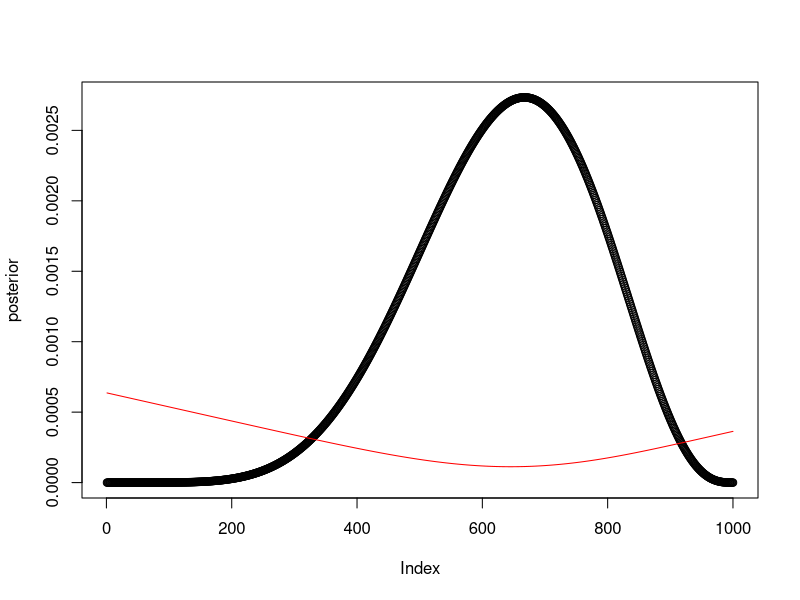
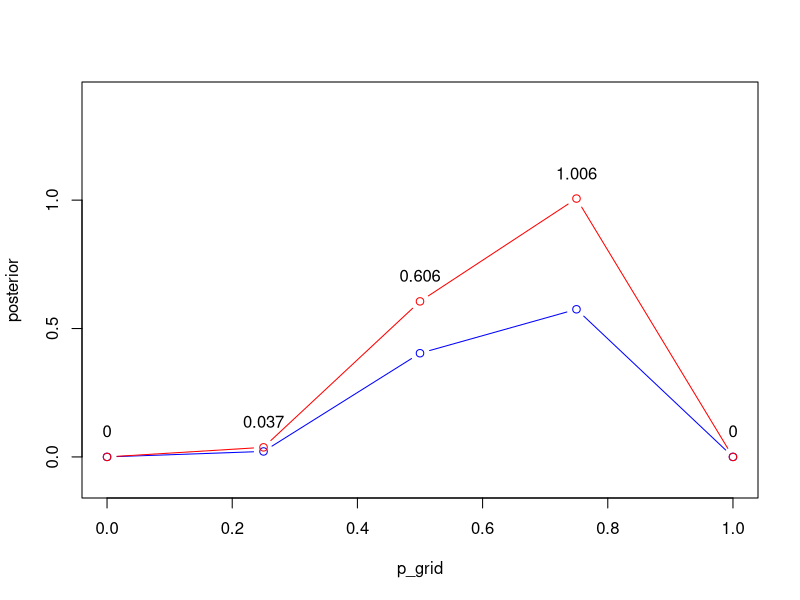

The R source for these figures, in order:
#the moral of this work below is that this code

#loss<-sapply(p_grid,function(d) sum(posterior*abs(d-p_grid)))

##creates a matrix of differences of p_grid, multiplies each element in this matrix by corresponding posterior to weight each of those items, then sums them by coloum to create a vector of loss estimates for each value of p_grid.  

library(tidyr)
library(dplyr)

p_grid <-seq(0,1,length.out=1000)
prior<- rep(1,1000)
likelihood<-dbinom(6,9,prob=p_grid)
posterior<-likelihood*prior
posterior<-posterior/sum(posterior)

samples<-sample(p_grid,1e4,prob=posterior,replace=T)
plot(posterior)

loss<-sapply(p_grid,function(d) sum(posterior*abs(d-p_grid)))
lines(loss/1000,col='red')
p_grid[which.min(loss)]
median(samples)
mean(samples)

length(samples)


############

p_grid <-seq(0,1,length.out=5)
prior<- rep(1,5)
likelihood<-dbinom(6,9,prob=p_grid)
posterior<-likelihood*prior
posterior<-posterior/sum(posterior)

Calculate_loss<-function(d) {
  for (i in 1:length(d)) {
    return((abs(d[i]-p_grid)))   #this creates a matrix of p_grid differences; diagnol == zero
  } 
  }

loss<-sapply(p_grid,Calculate_loss) #this creates The matrix
posterior   #for output comp
loss  #for output comp
posterior*loss  #notice that the vector posterior multiplies column by col, not by row, so transpose in head,
loss.1<-apply(loss*posterior,1,sum) # collapses grid into vector, the final desired output
#note the above if you change from 2 to 1 (col to row) eval, you flip the loss curve


plot(posterior,x=p_grid,type='b',col='blue',ylim=c(-.1,1.4))
lines(loss.1,x=p_grid,type='b',col='red')
text(y=loss.1+.1,x=p_grid,labels=round(loss.1,3))


#the moral of the story.  The posterior curve is mirror/flipped, transposed so that each posterior score is fed through the columsn of the P_grid difference matrix.  This amplifies the deviation of guess to correct when big, but if the deviation of guess from correctis small, or zero, the posterior score will have very little, if any effect on the loss.  